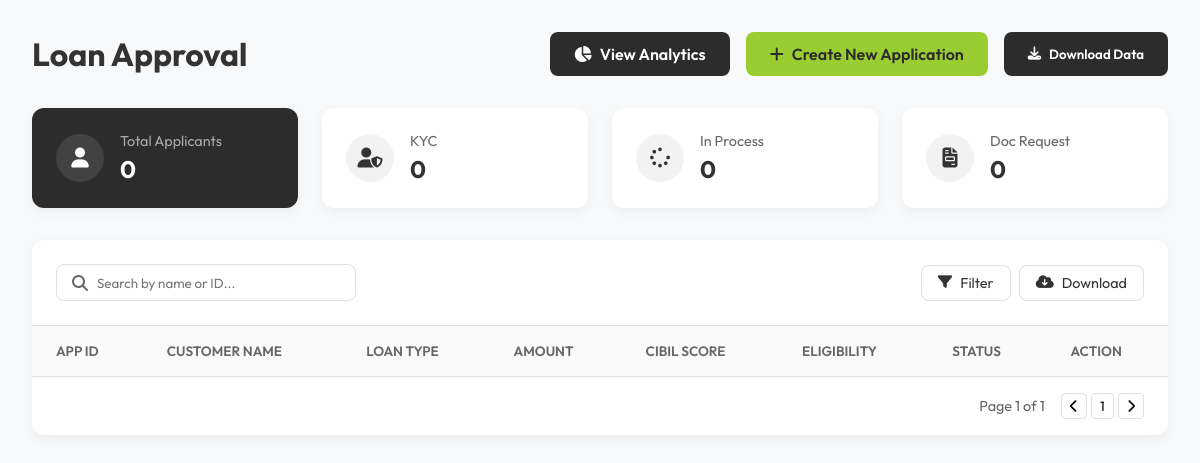
Before: /admin/dashboard with the older database file.
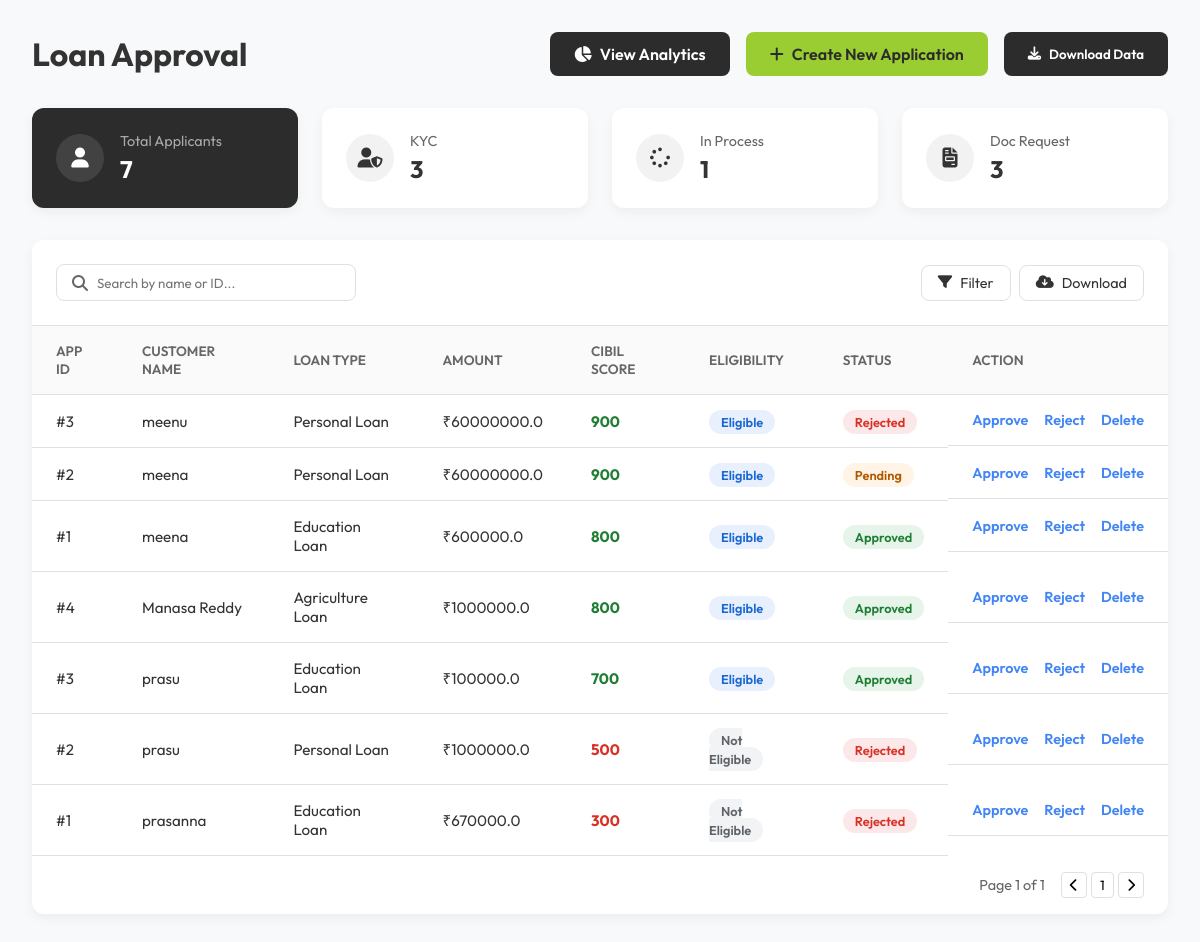
After: the same page with the newer database file.
### tables this page shows
CREATE TABLE loan_applications (
            id INTEGER PRIMARY KEY AUTOINCREMENT,
            name TEXT,
            email TEXT,
            loan_type TEXT,
            amount  REAL,
            status TEXT DEFAULT 'pending',
            reason TEXT,
            identity_doc TEXT,
            income_doc TEXT,
            loan_doc TEXT
            
        , cibil_score INTEGER DEFAULT 0, created_at TIMESTAMP, daily_id INTEGER);

### app.py (the view)
@app.route('/admin/dashboard')
def admin_dashboard():
    conn = get_db_connection()
    applications = conn.execute("SELECT * FROM loan_applications ORDER BY id DESC").fetchall()
    stats = {
        'total': len(applications),
        'kyc': len([r for r in applications if r['status'] == 'Approved']),
        'pending': len([r for r in applications if r['status'] == 'pending']),
        'rejected': len([r for r in applications if r['status'] == 'Rejected'])
    }
    conn.close()
    return render_template('admin_dashboard.html', applications=applications, stats=stats)

### database.py (called while the page is built)
def get_db_connection():
    conn = sqlite3.connect(DB_PATH)
    conn.row_factory = sqlite3.Row
    return conn

### templates/admin_dashboard.html (shortened to what the changed rows need)
<!DOCTYPE html>
<html lang="en">
<head>
    <link rel="stylesheet" href="https://cdnjs.cloudflare.com/ajax/libs/font-awesome/6.4.0/css/all.min.css">
</head>
<body>
    <div class="header">
        <h1>Loan Approval</h1>
    </div>
    <div class="stats-grid">
        <div class="stat-card dark">
            <div class="stat-info">
                <h3>Total Applicants</h3>
                <p>{{ stats.total }}</p>
            </div>
        </div>
        <div class="stat-card">
            <div class="stat-info">
                <h3>KYC</h3>
                <p>{{ stats.kyc }}</p>
            </div>
        </div>
        <div class="stat-card">
            <div class="stat-info">
                <h3>In Process</h3>
                <p>{{ stats.pending }}</p>
            </div>
        </div>
        <div class="stat-card">
            <div class="stat-info">
                <h3>Doc Request</h3>
                <p>{{ stats.rejected }}</p>
            </div>
        </div>
    </div>
    <div class="content-container">
        <table>
            <thead>
                <tr>
                    <th>App ID</th>
                    <th>Customer Name</th>
                    <th>Loan Type</th>
                    <th>Amount</th>
                    <th>CIBIL Score</th>
                    <th>Eligibility</th>
                    <th>Status</th>
                    <th>Action</th>
                </tr>
            </thead>
            <tbody>
                {% for row in applications %}
                <tr>
                    <td>#{{ row.daily_id }}</td>
                    <td>{{ row.name }}</td>
                    <td>{{ row.loan_type }}</td>
                    <td>₹{{ row.amount }}</td>
                    <td class="cibil-score {{ 'cibil-high' if row.cibil_score >= 700 else 'cibil-low' }}">
                        {{ row.cibil_score }}
                    </td>
                    <td>
                        <span class="status-pill {{ 'status-eligible' if row.cibil_score >= 700 else 'status-ineligible' }}">
                            {{ 'Eligible' if row.cibil_score >= 700 else 'Not Eligible' }}
                        </span>
                    </td>
                    <td>
                        <span class="status-pill status-{{ row.status|lower }}">
                            {{ row.status|capitalize }}
                        </span>
                    </td>
                    <td class="actions">
                        <a href="/approve/{{ row.id }}">Approve</a>
                        <a href="/reject/{{ row.id }}">Reject</a>
                        <a href="/delete/{{ row.id }}" onclick="return confirm('Are you sure you want to delete this application?')">Delete</a>
                    </td>
                </tr>
                {% endfor %}
            </tbody>
        </table>
    </div>
</body>
</html>

Changed rows visible on the page:
added loan_applications: daily_id "3", name "meenu", loan_type "Personal Loan", amount "60000000.0", cibil_score "900", cibil_score "Eligible", status "Rejected"
added loan_applications: daily_id "2", name "meena", loan_type "Personal Loan", amount "60000000.0", cibil_score "900", cibil_score "Eligible", status "Pending"
added loan_applications: daily_id "1", name "meena", loan_type "Education Loan", amount "600000.0", cibil_score "800", cibil_score "Eligible", status "Approved"
added loan_applications: daily_id "4", name "Manasa Reddy", loan_type "Agriculture Loan", amount "1000000.0", cibil_score "800", cibil_score "Eligible", status "Approved"
added loan_applications: daily_id "3", name "prasu", loan_type "Education Loan", amount "100000.0", cibil_score "700", cibil_score "Eligible", status "Approved"
added loan_applications: daily_id "2", name "prasu", loan_type "Personal Loan", amount "1000000.0", cibil_score "500", cibil_score "Not Eligible", status "Rejected"
added loan_applications: daily_id "1", name "prasanna", loan_type "Education Loan", amount "670000.0", cibil_score "300", cibil_score "Not Eligible", status "Rejected"
Other visible differences:
{{ stats.total }}: "0" → "7"
{{ stats.kyc }}: "0" → "3"
{{ stats.pending }}: "0" → "1"
{{ stats.rejected }}: "0" → "3"
